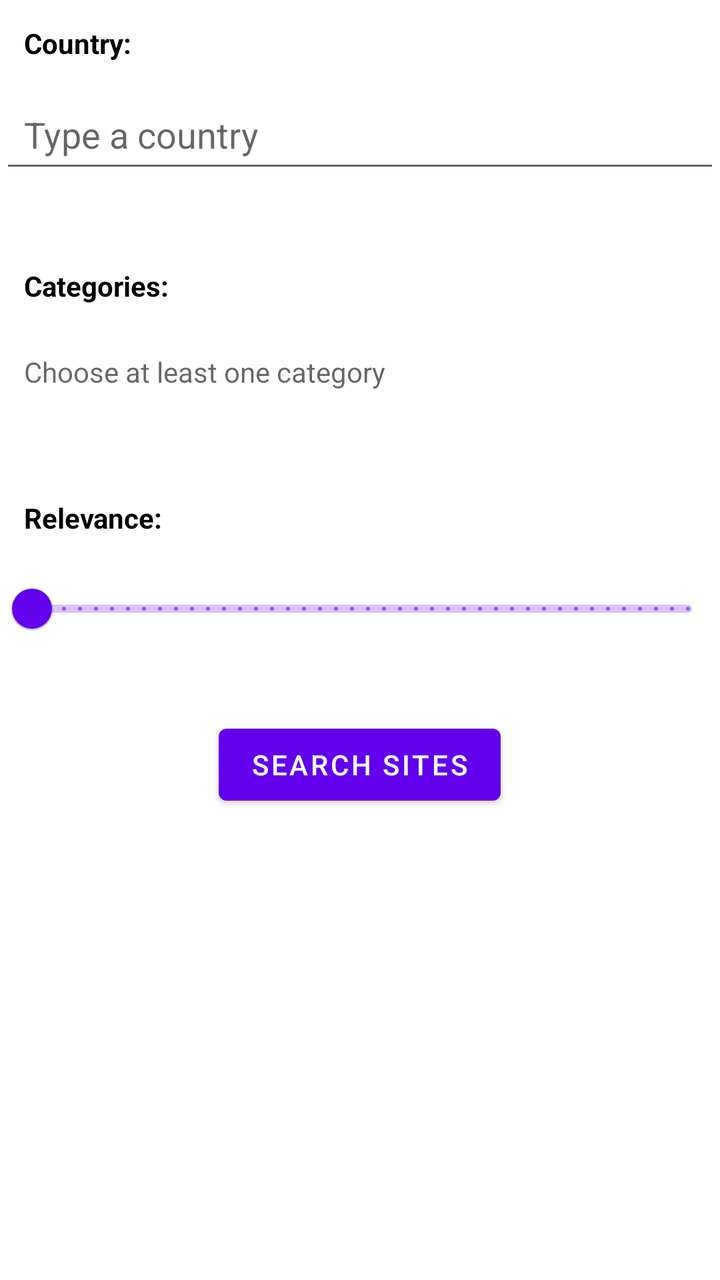
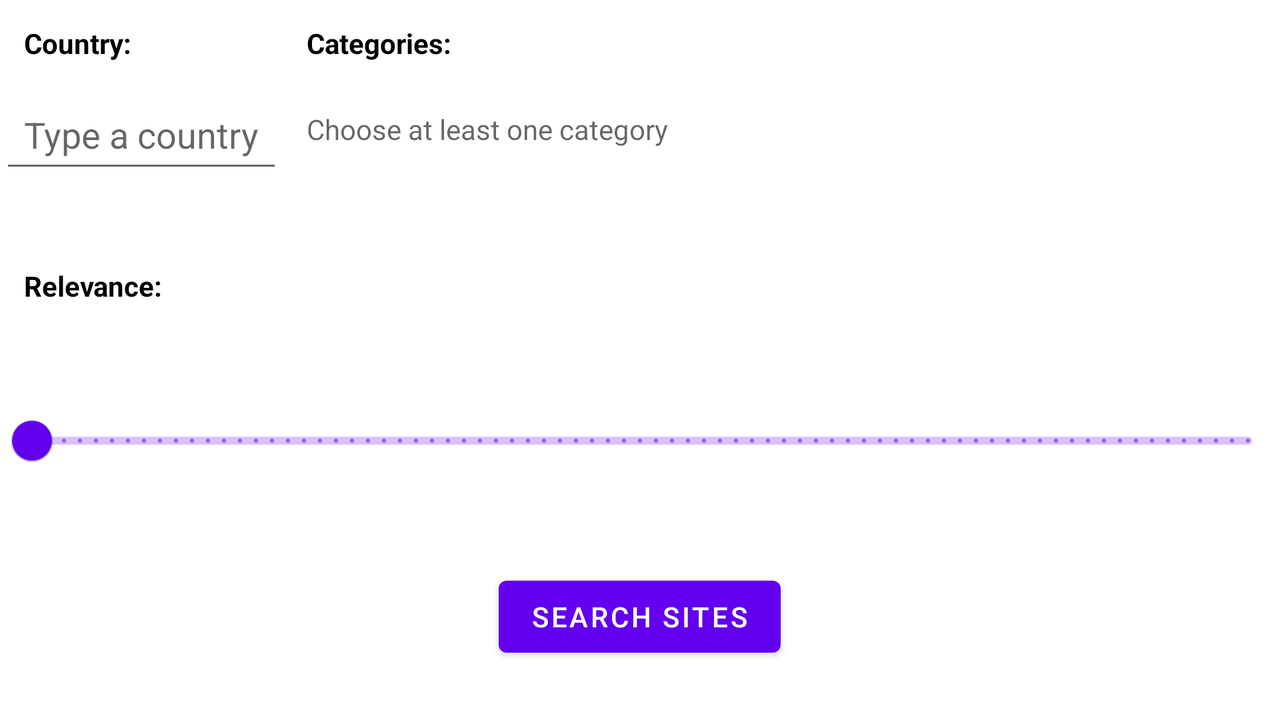

Compare how this app lays out the same screen by default and in its alternative resource folder. The renders come first, then the two layout files and the values they reference.
<!-- AndroidManifest.xml: application theme Theme.WorldMonuments -->
<!-- res/layout/fragment_search.xml -->
<?xml version="1.0" encoding="utf-8"?>
<LinearLayout xmlns:android="http://schemas.android.com/apk/res/android"
    xmlns:tools="http://schemas.android.com/tools"
    android:layout_width="match_parent"
    android:layout_height="match_parent"
    android:orientation="vertical"
    tools:context=".SearchFragment">


    


    <TextView
        android:id="@+id/countriesLabel"
        android:layout_width="wrap_content"
        android:layout_height="wrap_content"
        android:padding="12dp"
        android:text="Country:"
        android:textColor="@color/black"
        android:textStyle="bold" />

    <AutoCompleteTextView
        android:id="@+id/autoCompleteCountriesView"
        android:layout_width="match_parent"
        android:layout_height="wrap_content"
        android:layout_marginBottom="30dp"
        android:hint="Type a country"
        android:padding="12dp" />


    <TextView
        android:id="@+id/categoriesLabel"
        android:layout_width="wrap_content"
        android:layout_height="wrap_content"
        android:padding="12dp"
        android:text="Categories:"
        android:textColor="@color/black"
        android:textStyle="bold" />


    <TextView
        android:id="@+id/categoriesView"
        android:layout_width="match_parent"
        android:layout_height="wrap_content"
        android:layout_marginBottom="30dp"
        android:drawableEnd="@drawable/ic_arrow_down"
        android:drawablePadding="16dp"
        android:hint="Choose at least one category"
        android:padding="12dp" />


    <TextView
        android:id="@+id/RelevanceLabel"
        android:layout_width="wrap_content"
        android:layout_height="wrap_content"
        android:padding="12dp"
        android:text="Relevance:"
        android:textColor="@color/black"
        android:textStyle="bold" />


    <com.google.android.material.slider.Slider
        android:id="@+id/relevanceSlider"
        android:layout_width="wrap_content"
        android:layout_height="wrap_content"
        android:stepSize="10"
        android:valueFrom="0"
        android:valueTo="500000"
        android:layout_marginBottom="30dp"/>


    <Button
        android:id="@+id/btnSearchSites"
        android:layout_width="wrap_content"
        android:layout_height="wrap_content"
        android:layout_gravity="center_horizontal"
        android:text="Search Sites" />


</LinearLayout>
<!-- resources referenced by this layout -->
<resources>
  <color name="black">#FF000000</color>
  <style name="Theme.WorldMonuments" parent="Theme.MaterialComponents.DayNight.NoActionBar">
          
          <item name="colorPrimary">@color/purple_500</item>
          <item name="colorPrimaryVariant">@color/purple_700</item>
          <item name="colorOnPrimary">@color/white</item>
          
          <item name="colorSecondary">@color/teal_200</item>
          <item name="colorSecondaryVariant">@color/teal_700</item>
          <item name="colorOnSecondary">@color/black</item>
          
          <item name="android:statusBarColor" tools:targetApi="l">?attr/colorPrimaryVariant</item>
          
      </style>
  <color name="purple_500">#FF6200EE</color>
  <color name="purple_700">#FF3700B3</color>
  <color name="white">#FFFFFFFF</color>
  <color name="teal_200">#FF03DAC5</color>
  <color name="teal_700">#FF018786</color>
</resources>
<!-- res/layout-land/fragment_search.xml (the repository's variant of the layout above) -->
<!-- drawn on the phone turned sideways -->
<?xml version="1.0" encoding="utf-8"?>
<ScrollView xmlns:android="http://schemas.android.com/apk/res/android"
    xmlns:app="http://schemas.android.com/apk/res-auto"
    xmlns:tools="http://schemas.android.com/tools"
    android:layout_width="match_parent"
    android:layout_height="match_parent"
    tools:context=".SearchFragment">


    


    <RelativeLayout
        android:layout_width="match_parent"
        android:layout_height="match_parent">


        <TextView
            android:id="@+id/countriesLabel"
            android:layout_width="wrap_content"
            android:layout_height="wrap_content"
            android:padding="12dp"
            android:text="Country:"
            android:textColor="@color/black"
            android:textStyle="bold" />

        <AutoCompleteTextView
            android:id="@+id/autoCompleteCountriesView"
            android:layout_width="wrap_content"
            android:layout_height="wrap_content"
            android:layout_below="@+id/countriesLabel"
            android:layout_marginBottom="30dp"
            android:hint="Type a country"
            android:padding="12dp" />


        <TextView
            android:id="@+id/categoriesLabel"
            android:layout_width="wrap_content"
            android:layout_height="wrap_content"
            android:layout_toEndOf="@+id/autoCompleteCountriesView"
            android:padding="12dp"
            android:text="Categories:"
            android:textColor="@color/black"
            android:textStyle="bold" />


        <TextView
            android:id="@+id/categoriesView"
            android:layout_width="wrap_content"
            android:layout_height="wrap_content"
            android:layout_below="@+id/categoriesLabel"
            android:layout_marginBottom="30dp"
            android:layout_toEndOf="@+id/autoCompleteCountriesView"
            android:drawableEnd="@drawable/ic_arrow_down"
            android:drawablePadding="16dp"
            android:hint="Choose at least one category"
            android:padding="12dp" />


        <TextView
            android:id="@+id/relevanceLabel"
            android:layout_width="wrap_content"
            android:layout_height="wrap_content"
            android:layout_below="@+id/autoCompleteCountriesView"
            android:padding="12dp"
            android:text="Relevance:"
            android:textColor="@color/black"
            android:textStyle="bold" />


        <com.google.android.material.slider.Slider
            android:id="@+id/relevanceSlider"
            android:layout_width="wrap_content"
            android:layout_height="wrap_content"
            android:layout_below="@+id/relevanceLabel"
            android:layout_marginBottom="30dp"
            android:stepSize="1000"
            android:valueFrom="0"
            android:valueTo="300000"
            app:labelBehavior="withinBounds" />


        <Button
            android:id="@+id/btnSearchSites"
            android:layout_width="wrap_content"
            android:layout_height="wrap_content"
            android:layout_below="@+id/relevanceSlider"
            android:layout_margin="10dp"
            android:layout_centerInParent="true"
            android:text="Search Sites" />

    </RelativeLayout>


</ScrollView>
